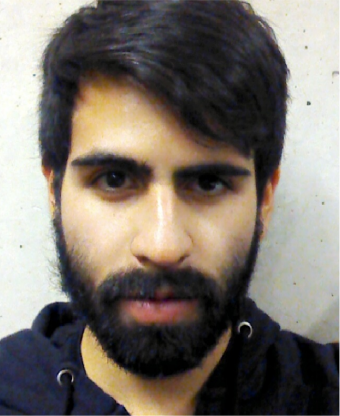
#> input picture 04-Hybrid/Answers/Files/rog.png, 340 x 416 px
$ python run.py   (older library calls are emulated)
#> lines starting #> are read from the running program, lines starting #| are printed output that depends on the picture
#!/usr/bin/env python
import numpy as np
import cv2
import matplotlib.pyplot as plt
import matplotlib.image as mpimg
import scipy.misc as sm

#Definition for graphing cv2 in matplotlib
def graph_cv2(im):
    #Decompose the channels
    b,g,r = cv2.split(im)
    #Create RGB image from scratch
    im_rgb = cv2.merge([r,g,b])
    return im_rgb

print("--------- Loading Images ---------")
#The images are imported to the workspace
route = "./Files/"
rog_or = cv2.imread(route + "rog.png")
#> rog_or is the input picture: shape (416, 340, 3); mean B, G, R 107.6, 115.3, 122.9
edg_or = cv2.imread(route + "Edgar.png")
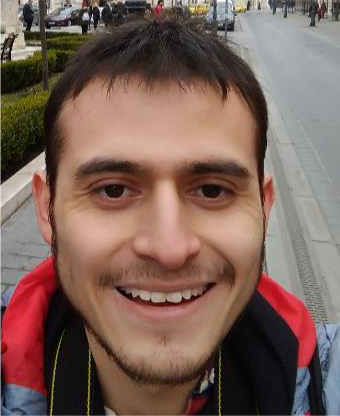
#> input picture 04-Hybrid/Answers/Files/Edgar.png, 340 x 416 px
#> edg_or is the input picture: shape (416, 340, 3); mean B, G, R 88.6, 97.8, 123.7

print("--------- Hybrid Image ---------")
#Low pass filter and high pass filters of the images
rog_lp = cv2.GaussianBlur(rog_or, (51,51), 8)
rog_hf = cv2.subtract(rog_or, rog_lp)

edg_lp = cv2.GaussianBlur(edg_or, (25,25), 50)
edg_hf = cv2.subtract(edg_or, edg_lp)

#The hybrid image is created.
H = rog_hf + edg_lp

#Pass to RGB
H_rgb = graph_cv2(H)

#Show the hybrid image
plt.imshow(H_rgb)
plt.show()

print("--------- Saving the Hybrid Image to the Files Directory ---------")
#Saves the image in the Files directory.
cv2.imwrite(route + 'hybrid.png', H)

print("--------- Blended Image ---------")
#The list for the gaussian pyramids for both images is initialized
gp_rog = [rog_or]
gp_edg = [edg_or]

print("--------- Creating Gaussian Pyramid ---------")
#Create the gaussian pyramid for each one of the images
for i in range(0,5):
    #First image
    col, row, _ = gp_rog[-1].shape
    rog_act = cv2.pyrDown(gp_rog[-1])
    gp_rog.append(rog_act)
    #Second image
    col, row, _ = gp_edg[-1].shape
    edg_act = cv2.pyrDown(gp_edg[-1])
    gp_edg.append(edg_act)
#> after the loop, gp_edg = 6 items; gp_rog = 6 items

print("--------- Creating Laplacian Pyramid ---------")
#The list fot the lapacian pyramids for both images is initialized
lp_rog = []
lp_edg = []

#Create the laplacian pyramid for each one of the images - 4 levels
for i in range(0,5):
    #First image
    x_rog = gp_rog[i]
    px_rog = gp_rog[(i+1)]
    fgx_rog = cv2.pyrUp(px_rog)
    if x_rog.shape != fgx_rog.shape: #In the case of odd sizes
        fgx_rog = fgx_rog[:,:-1,:]
    rog_act = cv2.subtract(x_rog, fgx_rog)
    lp_rog.append(rog_act)
    #Second image
    x_edg = gp_edg[i]
    px_edg = gp_edg[(i+1)]
    fgx_edg = cv2.pyrUp(px_edg)
    if x_edg.shape != fgx_edg.shape: #In the case of odd sizes
        fgx_edg = fgx_edg[:,:-1,:]
    edg_act = cv2.subtract(x_edg, fgx_edg)
    lp_edg.append(edg_act)
#> this loop made 5 passes
#> pass 1, `edg_act = cv2.subtract(x_edg, fgx_edg)`:
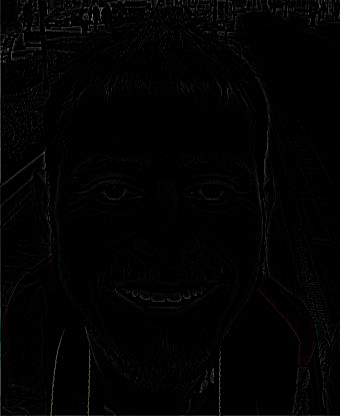
#> edg_act: shape (416, 340, 3); mean B, G, R 2.5, 2.5, 2.5
#> after the loop:
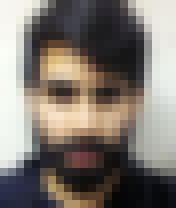
#> x_rog: shape (26, 22, 3) (shown 8 times larger); mean B, G, R 112.3, 119.8, 127.1
#> after the loop, lp_edg = 5 items; lp_rog = 5 items

print("--------- Joining Half Images per Level ---------")
#Join each half on each level of the pyramid and save them in new list L
L = []
for i in range(0,5):
    edg = lp_edg[i]
    rog = lp_rog[i]
    col, row, _ = edg.shape
    l_act = np.hstack((edg[:,0:int(row/2),:],rog[:,int(row/2):,:]))
    L.append(l_act)
#> after the loop, L = 5 items

print("--------- Reconstructing Image ---------")
#Reconstruct the blended image
samples = []
B = L[-1]
for i in range(2,6):
    act = L[-i]
    temp = cv2.pyrUp(B)
    if act.shape != temp.shape:
        temp = temp[:,:-1,:]
    B = cv2.add(temp, act)
    samples.append(B)
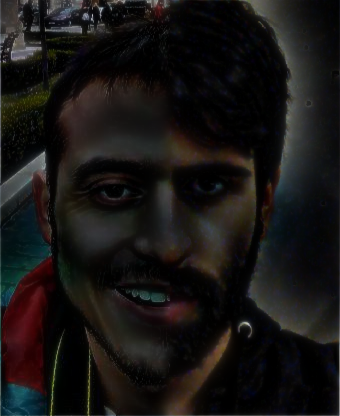
#> B: shape (416, 340, 3); mean of channels 0, 1, 2 19.9, 21.1, 23.4; drawn as B, G, R
#> after the loop, samples = 4 items

#Pass to RGB
B_rgb = graph_cv2(B)

print("--------- Saving the Blended Image to the Files Directory ---------")
#Saves the image in the Files directory.
cv2.imwrite(route + 'blended_pyramid.png', B)

#Show the blended image vs non-blended
col, row, _ = edg_or.shape
#> col = 416; row = 340

nB = np.hstack((edg_or[:,0:int(row/2),:],rog_or[:,int(row/2):,:]))
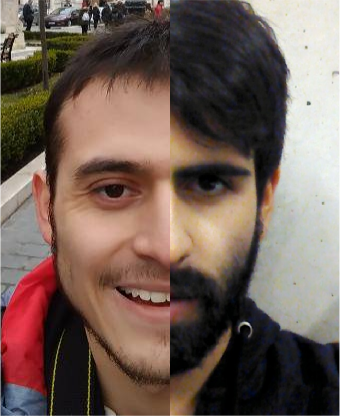
#> nB: shape (416, 340, 3); mean B, G, R 85.8, 94.6, 113.7

cv2.imwrite(route + 'non_blended.png', nB)

nB_rgb = graph_cv2(nB)
#> in graph_cv2 (call 3), `b,g,r = cv2.split(im)`:
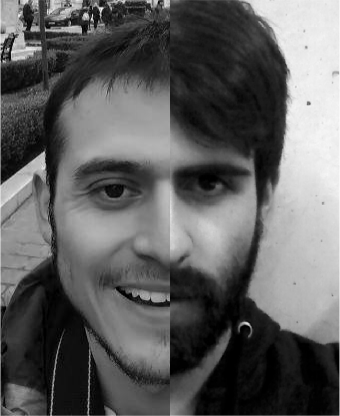
#> g: shape (416, 340); min 0, max 250, mean 94.6

fig = plt.figure()
fig.add_subplot(1,2,1)
plt.imshow(B_rgb)
fig.add_subplot(1,2,2)
plt.imshow(nB_rgb)
plt.show()

print("--------- Showing the gaussian pyramid ---------")
fig = plt.figure()
fig.add_subplot(2,3,1)
fim = gp_rog[-1]
plt.imshow(graph_cv2(fim))
fig.add_subplot(2,3,2)
fim = gp_rog[-2]
plt.imshow(graph_cv2(fim))
#> in graph_cv2 (call 5), `b,g,r = cv2.split(im)`:
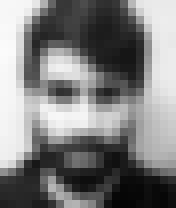
#> r: shape (26, 22) (shown 8 times larger); min 4, max 251, mean 127.1
fig.add_subplot(2,3,3)
fim = gp_rog[-3]
plt.imshow(graph_cv2(fim))
fig.add_subplot(2,3,4)
fim = gp_rog[-4]
plt.imshow(graph_cv2(fim))
fig.add_subplot(2,3,5)
fim = gp_rog[-5]
plt.imshow(graph_cv2(fim))
plt.show()

print("--------- Showing the blended pyramid ---------")
fig = plt.figure()
fig.add_subplot(2,3,1)
fim = samples[-1]
plt.imshow(graph_cv2(fim))
fig.add_subplot(2,3,2)
fim = samples[-2]
plt.imshow(graph_cv2(fim))
fig.add_subplot(2,3,3)
fim = samples[-3]
plt.imshow(graph_cv2(fim))
fig.add_subplot(2,3,4)
fim = samples[-4]
plt.imshow(graph_cv2(fim))
plt.show()
